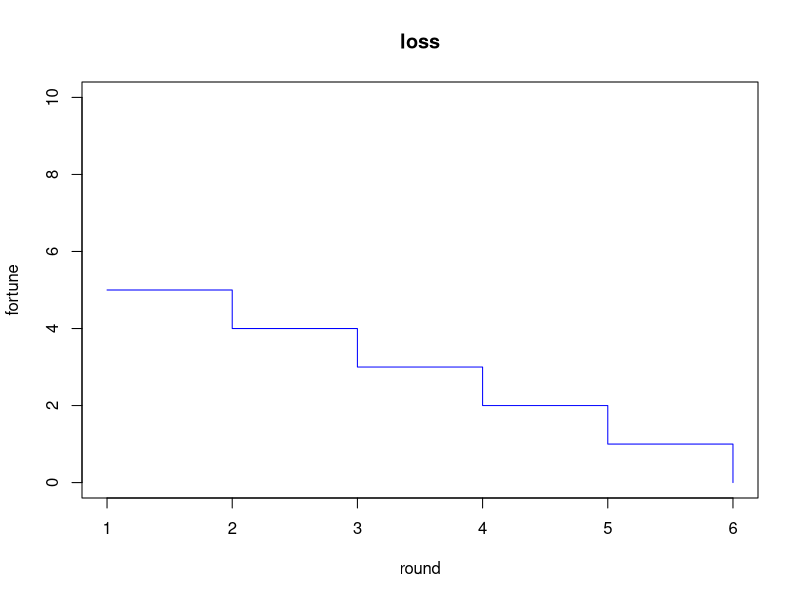
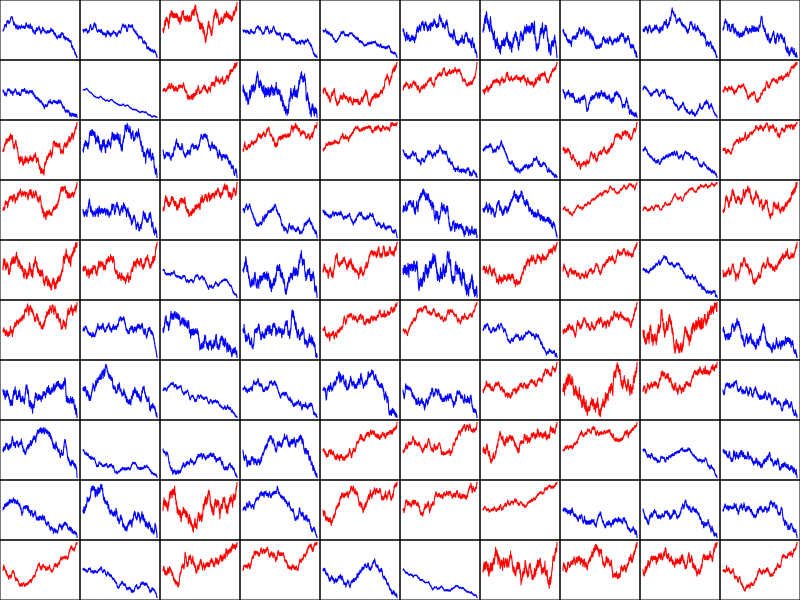
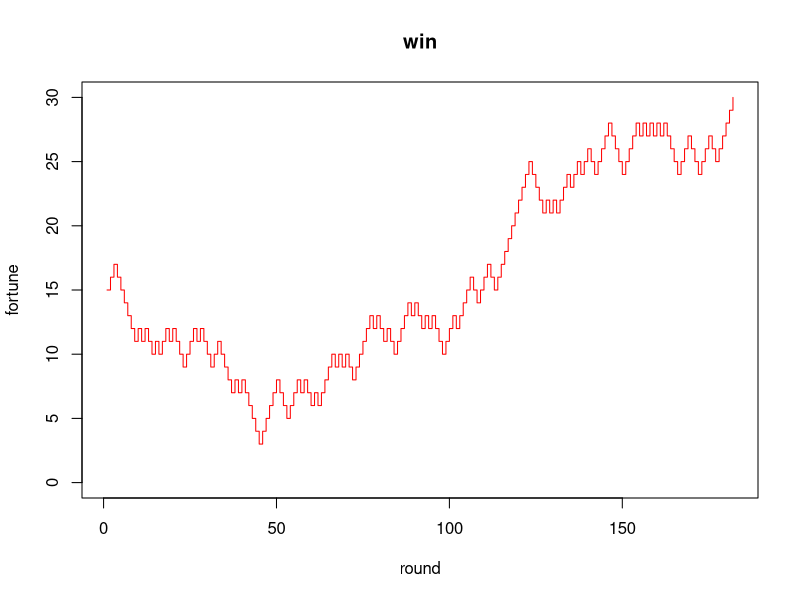
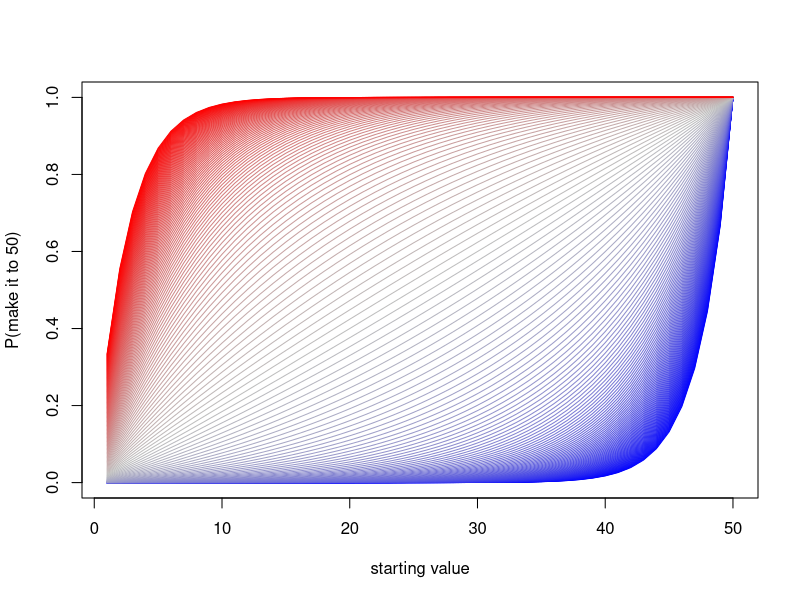

The R script that drew these images, in order:
## gambler's ruin --------------------------------------------------------------
par_default <- par()

# simulating a run
sim_fn <- function(x0, p, k, labs = T){
  # initialize
  x <- x0
  n <- 1
  
  # play until hitting 0 or k
  while((x[n] > 0) && (x[n] < k)){
    x <- append(x, x[n] + 2*rbinom(1, 1, p) - 1)
    n <- length(x)
  }
  
  if(x[n] == 0){
    outcome <- 'loss'
    col_rslt <- 'blue'
  }else{
    outcome <- 'win'
    col_rslt <- 'red'
  }
  
  # plot
  if(labs){
    plot(x, type = 's', 
         col = col_rslt,
         ylim = c(0, k),
         xlab = 'round',
         ylab = 'fortune',
         main = outcome)
  }else{
    plot(x, type = 's',
         col = col_rslt,
         ylim = c(0, k),
         xlab = NULL,
         ylab = NULL,
         main = NULL,
         xaxt = 'n',
         yaxt = 'n')
  }
  
  # output run
  return(x)
}

# play once
par(par_default)
sim_fn(5, 0.3, 10)

# repeat many times
par(mfrow = rep(10, 2), mar = rep(0, 4))
lapply(1:100, function(i){
  sim_fn(x0 = 50, p = 0.499, k = 100, labs = F)
})

# how many simulations until a win?
par(par_default)
play_until_win <- function(x0, p, k){
  run <- 0
  n <- 0
  while(rev(run)[1] == 0){
    run <- sim_fn(x0, p, k)
    n <- n + 1
    print(n)
  }
}
play_until_win(15, 0.5, 30)


# solution
aj <- function(j, k, p){
  if(p == 1/2){
    prob <- j/k
  }else{
    odds <- (1-p)/p
    prob <- (1 - odds^j)/(1 - odds^k)
  }
  return(prob)
}

# compute solution for one setting
aj(10, 20, 0.45)

# compare solution paths
k_val <- 50
p_grid <- seq(from = 0.4, to = 0.6, by = 0.001)
col_grid <- colorRampPalette(c('blue', 'grey', 'red'))(length(p_grid))
for(i in 1:length(p_grid)){
  x <- 1:k_val
  y <- aj(x, k_val, p_grid[i])
  if(i == 1){
    plot(x, y, type = 'l',
         xlab = 'starting value',
         ylab = paste('P(make it to ', k_val, ')', sep = ''),
         col = col_grid[i])
  }else{
    points(x, y, type = 'l', col = col_grid[i])
  }
}

